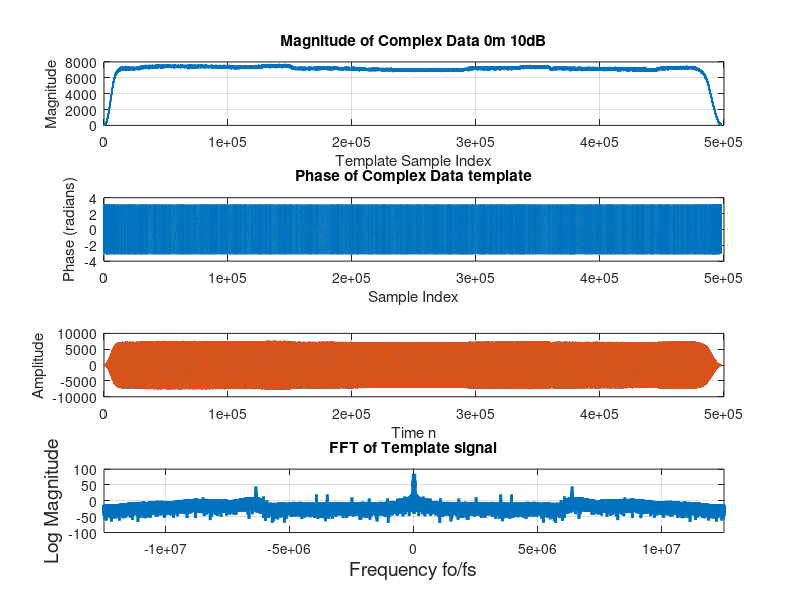
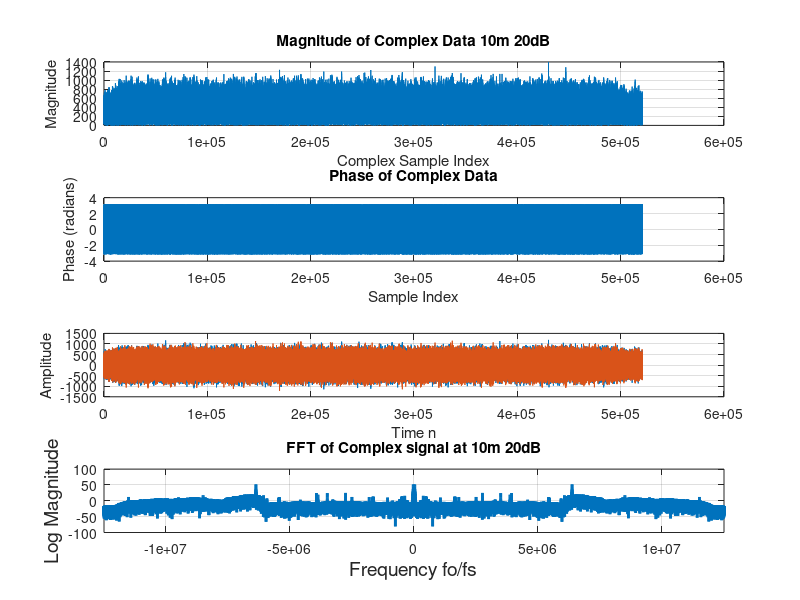
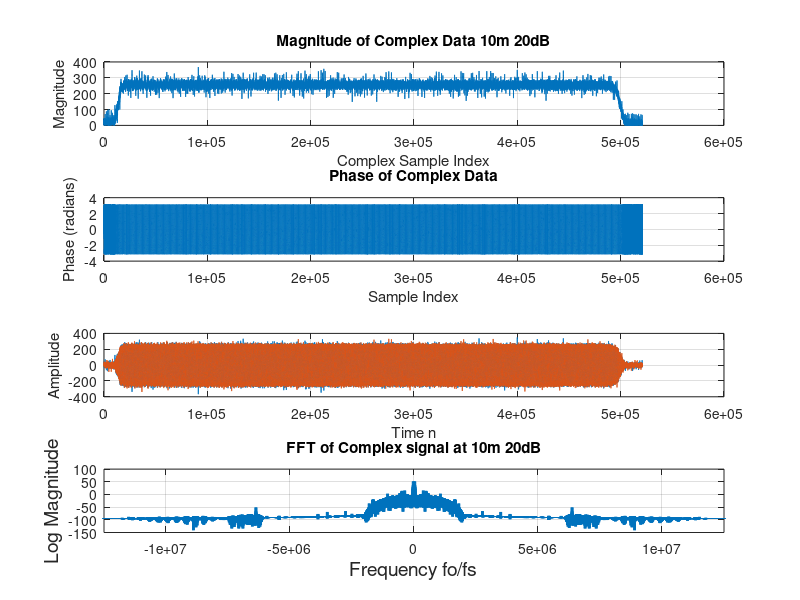
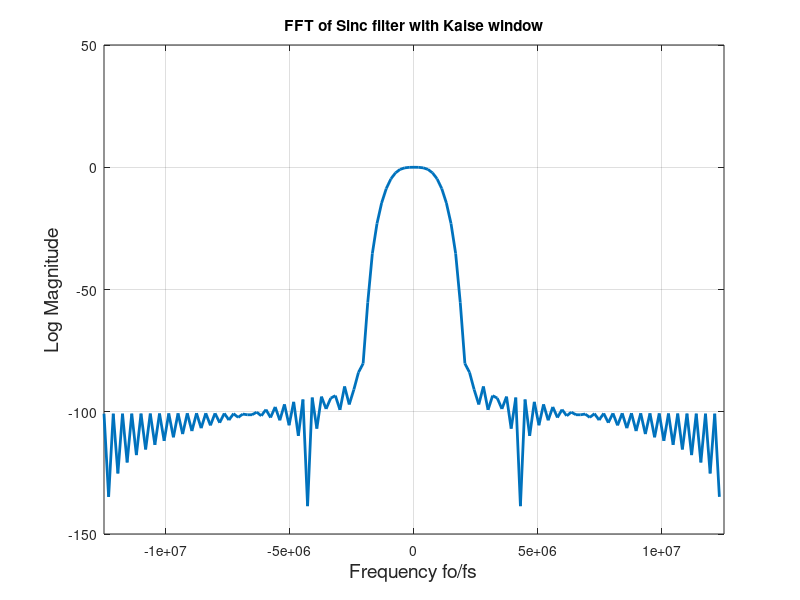

Write the MATLAB code that produced these figures, in order. (Note: this script raises an error after producing the figures.)
clc;
close all;
clear all;

fs = 25e6;

temp = load("template_signal.mat");
pulse = load("complex_data_pulse.mat");
noise = load("noise.mat");

template_signal = temp.template_signal;
complex_pulse = pulse.complex_data_pulse;
noise_data = noise.noise_data;
real_data = real(complex_pulse);
imag_data = imag(complex_pulse);
% Perform further processing or analysis on complex_data
% For example, you can plot the magnitude and phase:
figure;
subplot(4, 1, 1);
plot(1:length(template_signal), abs(template_signal));
grid on
xlabel('Template Sample Index');
ylabel('Magnitude');
title('Magnitude of Complex Data 0m 10dB');

subplot(4, 1, 2);
plot(1:length(template_signal), angle(template_signal));
%plot(xval, angle(complex_data2(xval)));
grid on
xlabel('Sample Index');
ylabel('Phase (radians)');
title('Phase of Complex Data template');

subplot(4,1,3)
plot(1:length(template_signal), real(template_signal));
hold on
grid on
plot(1:length(template_signal), imag(template_signal));
xlabel("Time n")
ylabel("Amplitude")

subplot(4,1,4)
fftlen = 2*length(template_signal);
plot((-0.5:1/fftlen:0.5-1/fftlen)*fs,20*log10(fftshift(abs(fft(real(template_signal)/sum(template_signal),fftlen)))), 'linewidth',2)
grid on
title("FFT of Template signal")
xlabel('Frequency fo/fs', 'fontsize',14)
ylabel('Log Magnitude','fontsize',14 )
xlim([-fs/2 fs/2])

%Plotting unfiltered complex signal
figure;
subplot(4, 1, 1);
plot(1:length(complex_pulse), abs(complex_pulse));
grid on
xlabel('Complex Sample Index');
ylabel('Magnitude');
title('Magnitude of Complex Data 10m 20dB');

subplot(4, 1, 2);
plot(1:length(complex_pulse), angle(complex_pulse));
%plot(xval, angle(complex_data2(xval)));
grid on
xlabel('Sample Index');
ylabel('Phase (radians)');
title('Phase of Complex Data');

subplot(4,1,3)
plot(1:length(complex_pulse), real(complex_pulse));
hold on
grid on
plot(1:length(complex_pulse), imag(complex_pulse));
xlabel("Time n")
ylabel("Amplitude")

subplot(4,1,4)
fftlen = 2*length(complex_pulse);
plot((-0.5:1/fftlen:0.5-1/fftlen)*fs,20*log10(fftshift(abs(fft(real(complex_pulse)/sum(complex_pulse),fftlen)))), 'linewidth',2)
grid on
title("FFT of Complex signal at 10m 20dB")
xlabel('Frequency fo/fs', 'fontsize',14)
ylabel('Log Magnitude','fontsize',14 )
xlim([-fs/2 fs/2])

% Do match filter with complex pulse
%Filp the template signal for match filtering.
%template = fliplr(template_signal); % Matched filter template
%filtered_signal = filter(template,1, complex_pulse);
%filtered_signal = c_corr(template_signal, complex_pulse);


% figure;
% subplot(4, 1, 1);
% plot(1:length(filtered_signal), abs(filtered_signal));
% grid on
% xlabel('Filtered Sample Index');
% ylabel('Magnitude');
% title('Magnitude of Filtered Data 10m 20dB');
% 
% subplot(4, 1, 2);
% plot(1:length(filtered_signal), angle(filtered_signal));
% %plot(xval, angle(complex_data2(xval)));
% grid on
% xlabel('Sample Index');
% ylabel('Phase (radians)');
% title('Phase of Filtered Data');
% 
% subplot(4,1,3)
% plot(1:length(filtered_signal), real(filtered_signal));
% hold on
% grid on
% plot(1:length(filtered_signal), imag(filtered_signal));
% xlabel("Time n")
% ylabel("Amplitude")
% 
% subplot(4,1,4)
% fftlen = 2*length(filtered_signal);
% plot((-0.5:1/fftlen:0.5-1/fftlen)*fs,20*log10(fftshift(abs(fft(real(filtered_signal)/sum(filtered_signal),fftlen)))), 'linewidth',2)
% grid on
% title("FFT of Complex signal at 10m 20dB")
% xlabel('Frequency fo/fs', 'fontsize',14)
% ylabel('Log Magnitude','fontsize',14 )
% xlim([-fs/2 fs/2])
% 
% %noise and match filter
% %filtered_noise = filter(template,1,noise_data);
% filtered_noise = c_corr(template_signal, noise_data);
% 
% figure;
% subplot(3, 1, 1);
% plot(1:length(filtered_noise), abs(filtered_noise));
% grid on
% xlabel('Filtered Noise Index');
% ylabel('Magnitude');
% title('Magnitude of Filtered Noise 10m 20dB');
% 
% subplot(3, 1, 2);
% plot(1:length(filtered_noise), angle(filtered_noise));
% grid on
% xlabel('Sample Index');
% ylabel('Phase (radians)');
% title('Phase of Filtered Data');
% 
% subplot(3,1,3)
% plot(1:length(filtered_noise), real(filtered_noise));
% hold on
% grid on
% plot(1:length(filtered_noise), imag(filtered_noise));
% xlabel("Time n")
% ylabel("Amplitude")

%filter design

%Filter specifications:

fs = 25e6; %in MHz
f1 = 0; %in MHz
f2 = 2e6; %in MHz

A_db = 80;

Beta = A_db/10;

N = floor((fs/(f2-f1))*A_db/15);
if rem(N,2) == 0
    N=N+1;
end
NN = (N-1)/2;
phi = 2*pi*(-NN:NN)*(f1+f2)/(2*fs);
h = sin(phi)./phi;
h(NN+1) = 1;
h0 = h.*kaiser(2*NN+1, Beta)';
h1 = h0*(f2+f1)/fs;


sinc_filtered_pulse = filter(h1,1, complex_pulse);

figure;
subplot(4, 1, 1);
plot(1:length(sinc_filtered_pulse), abs(sinc_filtered_pulse));
grid on
xlabel('Complex Sample Index');
ylabel('Magnitude');
title('Magnitude of Complex Data 10m 20dB');

subplot(4, 1, 2);
plot(1:length(sinc_filtered_pulse), angle(sinc_filtered_pulse));
%plot(xval, angle(complex_data2(xval)));
grid on
xlabel('Sample Index');
ylabel('Phase (radians)');
title('Phase of Complex Data');

subplot(4,1,3)
plot(1:length(sinc_filtered_pulse), real(sinc_filtered_pulse));
hold on
grid on
plot(1:length(sinc_filtered_pulse), imag(sinc_filtered_pulse));
xlabel("Time n")
ylabel("Amplitude")

subplot(4,1,4)
fftlen = 2*length(sinc_filtered_pulse);
plot((-0.5:1/fftlen:0.5-1/fftlen)*fs,20*log10(fftshift(abs(fft(real(sinc_filtered_pulse)/sum(sinc_filtered_pulse),fftlen)))), 'linewidth',2)
grid on
title("FFT of Complex signal at 10m 20dB")
xlabel('Frequency fo/fs', 'fontsize',14)
ylabel('Log Magnitude','fontsize',14 )
xlim([-fs/2 fs/2])

figure;
fftlen = 2*length(h1);
plot((-0.5:1/fftlen:0.5-1/fftlen)*fs,20*log10(fftshift(abs(fft(real(h1)/sum(h1),fftlen)))), 'linewidth',2)
grid on
title("FFT of Sinc filter with Kaise window")
xlabel('Frequency fo/fs', 'fontsize',14)
ylabel('Log Magnitude','fontsize',14 )
xlim([-fs/2 fs/2])

%Plot of noise with filtered data.
filtered_noise = filter(h1,1, noise_data);
figure;
fftlen = 2*length(filtered_noise);
plot((-0.5:1/fftlen:0.5-1/fftlen)*fs,20*log10(fftshift(abs(fft(real(filtered_noise)/sum(filtered_noise),fftlen)))), 'linewidth',2)
grid on
title("FFT of Noise signal at 10m 20dB")
xlabel('Frequency fo/fs', 'fontsize',14)
ylabel('Log Magnitude','fontsize',14 )
xlim([-fs/2 fs/2])

%Using FIRPM 
fs = 25e6;
AdB = 60;
f1 = 0;
f2 = 2.1e6;
N = round(fs/(f2-f1) * AdB/22);

h=firpm(N-1, [0 f1 f2 fs/2]/(fs/2), [1 1 0 0], [1 10]);

figure;
fftlen = 1000;
plot((-0.5:1/fftlen:0.5-1/fftlen)*fs,20*log10(fftshift(abs(fft(h/sum(h),fftlen)))), 'linewidth',2)
grid on
title("FFT of Firpm filter")
xlabel('Frequency fo/fs', 'fontsize',14)
ylabel('Log Magnitude','fontsize',14 )
xlim([-fs/2 fs/2])

firpm_filtered_pulse = filter(h,1, complex_pulse);

figure;
subplot(4, 1, 1);
plot(1:length(firpm_filtered_pulse), abs(firpm_filtered_pulse));
grid on
xlabel('Complex Sample Index with FIRPM filter');
ylabel('Magnitude');
title('Magnitude of Complex Data 10m 20dB');

subplot(4, 1, 2);
plot(1:length(firpm_filtered_pulse), angle(firpm_filtered_pulse));
%plot(xval, angle(complex_data2(xval)));
grid on
xlabel('Sample Index');
ylabel('Phase (radians)');
title('Phase of Complex Data');

subplot(4,1,3)
plot(1:length(firpm_filtered_pulse), real(firpm_filtered_pulse));
hold on
grid on
plot(1:length(firpm_filtered_pulse), imag(firpm_filtered_pulse));
xlabel("Time n")
ylabel("Amplitude")

subplot(4,1,4)
fftlen = 2*length(firpm_filtered_pulse);
plot((-0.5:1/fftlen:0.5-1/fftlen)*fs,20*log10(fftshift(abs(fft(real(firpm_filtered_pulse)/sum(firpm_filtered_pulse),fftlen)))), 'linewidth',2)
grid on
title("FFT of Complex signal at 10m 20dB with FIRPM")
xlabel('Frequency fo/fs', 'fontsize',14)
ylabel('Log Magnitude','fontsize',14 )
xlim([-fs/2 fs/2])

%Plot of noise with filtered data.
filtered_noise = filter(h,1, noise_data);
figure;
fftlen = 2*length(filtered_noise);
plot((-0.5:1/fftlen:0.5-1/fftlen)*fs,20*log10(fftshift(abs(fft(real(filtered_noise)/sum(filtered_noise),fftlen)))), 'linewidth',2)
grid on
title("FFT of Noise signal at 10m 20dB with FIRPM")
xlabel('Frequency fo/fs', 'fontsize',14)
ylabel('Log Magnitude','fontsize',14 )
xlim([-fs/2 fs/2])



%cross corelation function
function [ r_xy ] = c_corr( x, ref )
    % C_CORR calculated the shiftd cross-correlation
    % y or the ref is assumed to be shorter, conj will be taken of y
    temp = xcorr(x,ref);
    L = numel(x);
    r_xy = temp(L:end);
end